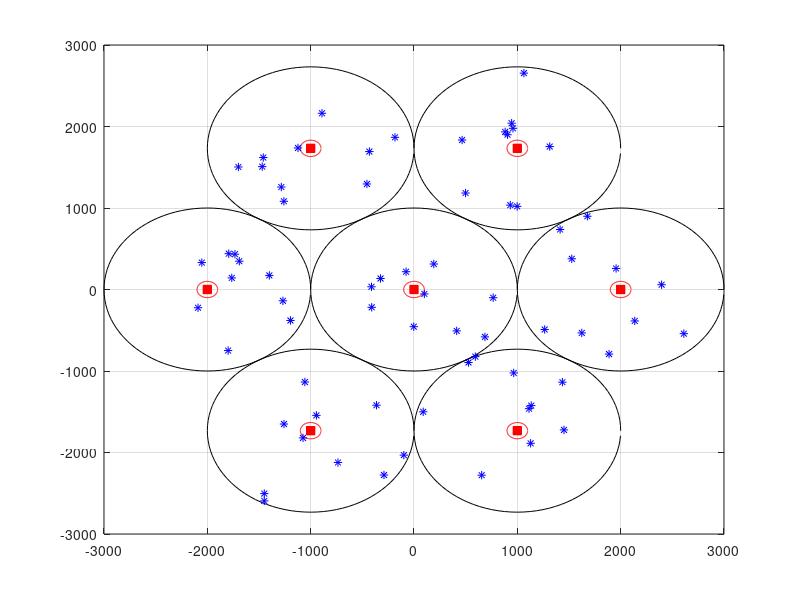

Recreate this plot in MATLAB.
clear all;close all;clc

L = 7;                                                              % Number of cells.
K = 10;                                                             % Number of single-antenna terminals in each cell, i.e., number of transmitt antennas.
M = 100;                                                             % Number of antennas at the base station of each cell (In this case, i.e., uplink, it gives the number of receiving antennas).

cellRadius = 1000;                                                  % Radius given in meters.
cellHole = 100;                                                     % Cell hole in meters.

% Large scale fading.
sshadow = 3;                                                        % Shadow-fading standard deviation in dB.
gamma = 2.8;                                                        % Decay exponent: Urban area cellular radio 2.7 - 3.5

% **************************** Cell Layout. *******************************

% Plot the position of each terminal inside the cell.
figure;

% ********** Center (Main) Cell  **********
% Plot cell center, where eNodeB is located.
plot(0, 0, 'rs', 'MarkerFaceColor',[1,0,0], 'MarkerEdgeColor',[1 0 0]);
hold on

Circlex = cellRadius*cos(2*pi*(0:99)/100);
Circley = cellRadius*sin(2*pi*(0:99)/100);
plot(Circlex.', Circley.', 'k');

Circlex = cellHole*cos(2*pi*(0:99)/100);
Circley = cellHole*sin(2*pi*(0:99)/100);
plot(Circlex.', Circley.', 'r');

% Position UEs in the main cell.
% Generate a random radius value within the range cellHole to cellRadius for each one of the terminals.
radius = cellHole + (cellRadius-cellHole).*rand(1,K);

% Generate an random angle value within the range 0 to 2*pi for each one of the terminals.
angle = 2*pi*rand(1,K);

UEx = radius.*cos(angle);
UEy = radius.*sin(angle);
plot(UEx, UEy, 'b*');

for n=0:1:L-2
    offsetX = 2*cellRadius*cos((2*pi*n)/(L-1));
    offsetY = 2*cellRadius*sin((2*pi*n)/(L-1));
    plot(offsetX, offsetY, 'rs', 'MarkerFaceColor',[1,0,0], 'MarkerEdgeColor',[1 0 0]); % eNodeB location.
    Circlex = offsetX + cellRadius*cos(2*pi*(0:99)/100);
    Circley = offsetY + cellRadius*sin(2*pi*(0:99)/100);
    plot(Circlex.', Circley.', 'k');
    
    Circlex = offsetX + cellHole*cos(2*pi*(0:99)/100);
    Circley = offsetY + cellHole*sin(2*pi*(0:99)/100);
    plot(Circlex.', Circley.', 'r');
    
    % Generate a random radius value within the range cellHole to cellRadius for each one of the terminals.
    radius = cellHole + (cellRadius-cellHole).*rand(1,K);
    
    % Generate an random angle value within the range 0 to 2*pi for each one of the terminals.
    angle = 2*pi*rand(1,K);
    
    UEx = offsetX + radius.*cos(angle);
    UEy = offsetY + radius.*sin(angle);
    plot(UEx, UEy, 'b*');
    
    % Calculate distance to cell i (main cell).
    distances = sqrt(UEx.^2 + UEy.^2);
    angles = atan(UEy./UEx);
end

grid on;
hold off;
